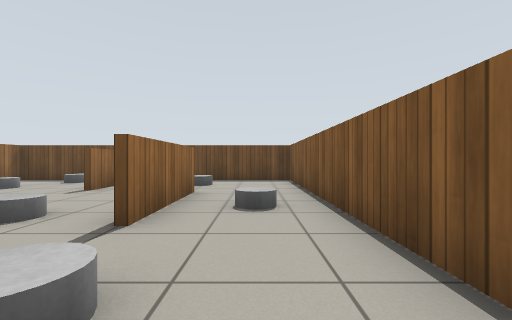
view 1 (above)

18 first-person views from a walk through a robot-simulator world made for Gazebo. The camera is 0.72 m above the floor, looks level and sees 90° across. The floor is counted in squares, 1 m on a side. Each view is taken from the middle of a square. On the plan, view 1 faces up. The plan holds only what a view shows up to about 9 squares ahead; the rest is blank. Gazebo's built-in surfaces are drawn with simple patterns.

view 2
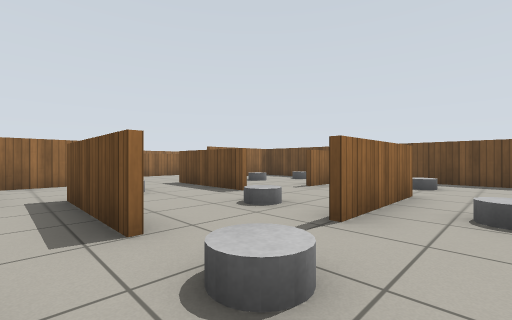

view 3
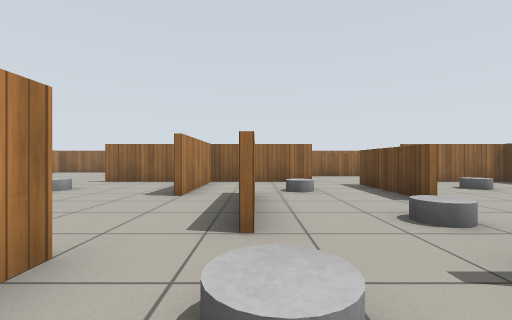

view 4
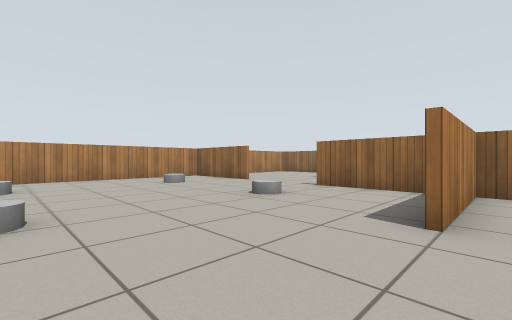

view 5
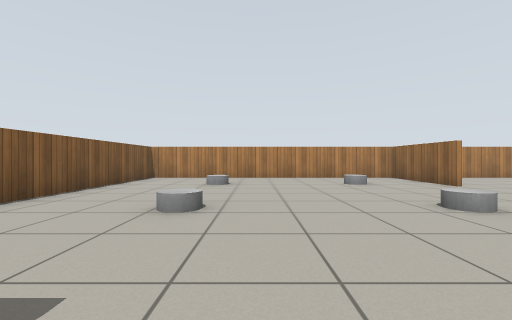

view 6
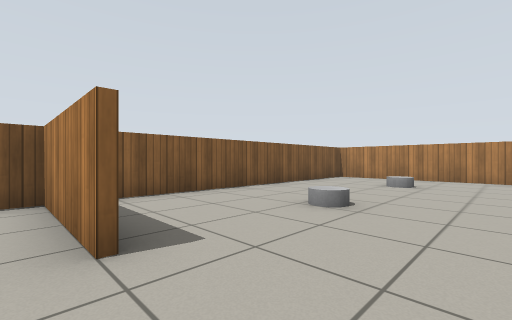

view 7
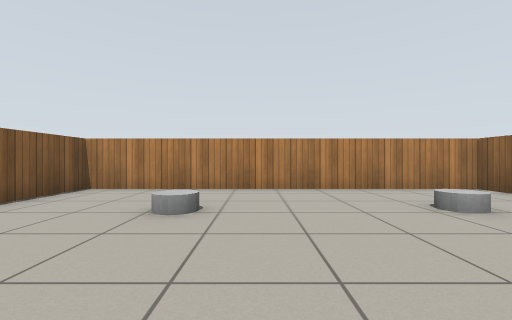

view 8
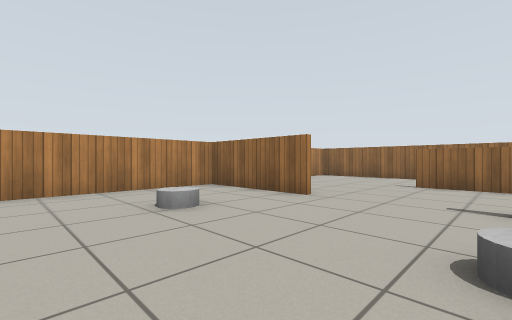

view 9
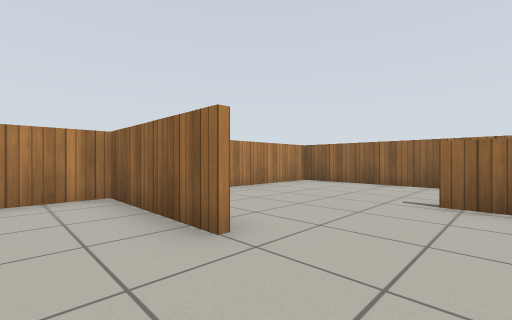

view 10
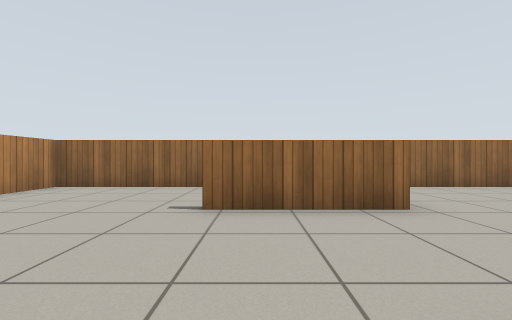

view 11
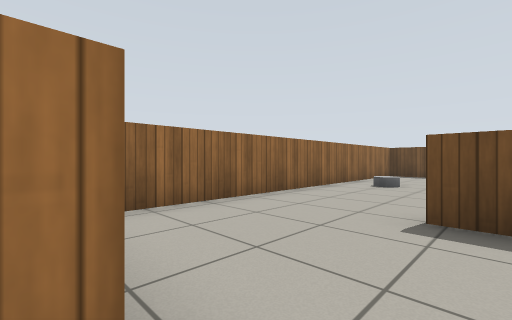

view 12
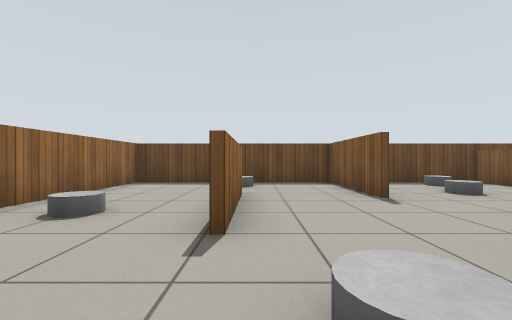

view 13
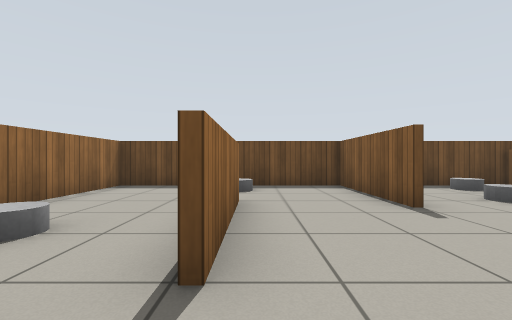

view 14
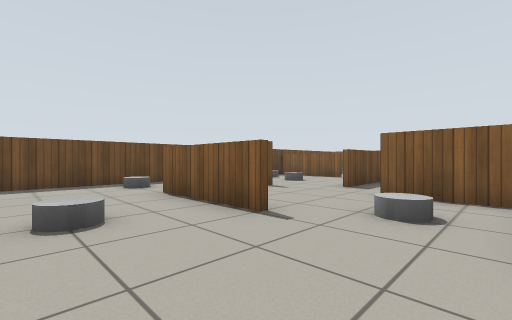

view 15
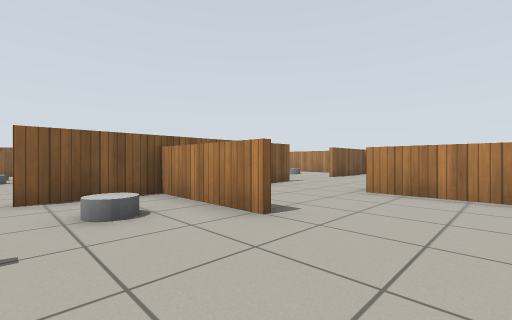

view 16
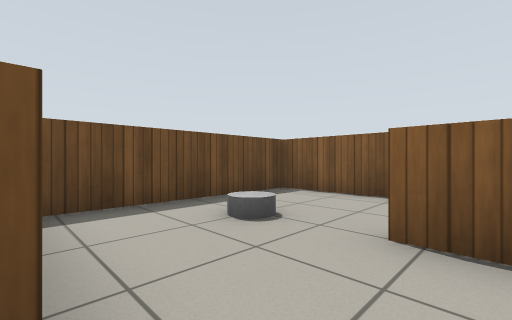

view 17
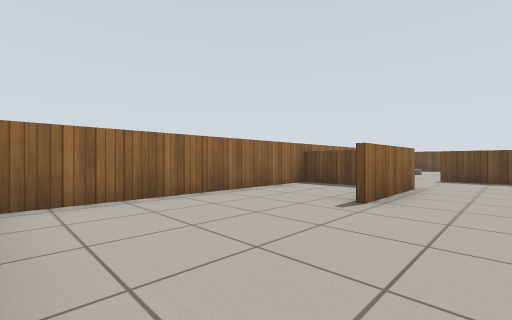

view 18
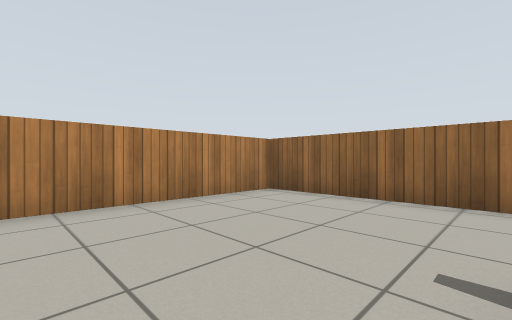

### Floor plan
Key: @ floor where view 1 was taken; # wall or solid block; . floor; C grey cylinder.
Columns run from 15 left of view 1 to 1 right of it. Each row starts with its distance up from view 1.
  9 #################
  8 #...C.#..C.#.C..#
  7 #.....#.CC.#.C..#
  6 #...#.#.C....#..#
  5 #.C.#........#..#
  4 #CC.#...###..#.C#
  3 #...........C#..#
  2 #....C#..C......#
  1 #.....#...###.C.#
  0 #...###........@#
 -1 #.....####....###
 -2 #.....#.........#
 -3 ####..#.........#
 -4 #..#.....C...C..#
 -5 #..#............#
 -6 #...............#
 -7 #.....#.........#
 -8 #.....#..C...C..#
 -9 #.....#.........#
-10 #.....#.........#
-11 #################

Positions as (right, up) in squares from view 1, and headings:
1: (0, 0), facing up
2: (0, 0), facing up-left
3: (0, 1), facing left
4: (-2, 0), facing down-left
5: (-3, 0), facing down
6: (-4, 0), facing down-right
7: (-3, -4), facing down
8: (-4, -4), facing down-left
9: (-7, -5), facing down-left
10: (-8, -5), facing left
11: (-11, -3), facing up-left
12: (-11, 1), facing up
13: (-11, 2), facing up
14: (-14, 1), facing up-right
15: (-14, 3), facing down-right
16: (-4, 5), facing up-right
17: (-10, -10), facing up-left
18: (-10, -6), facing down-left
